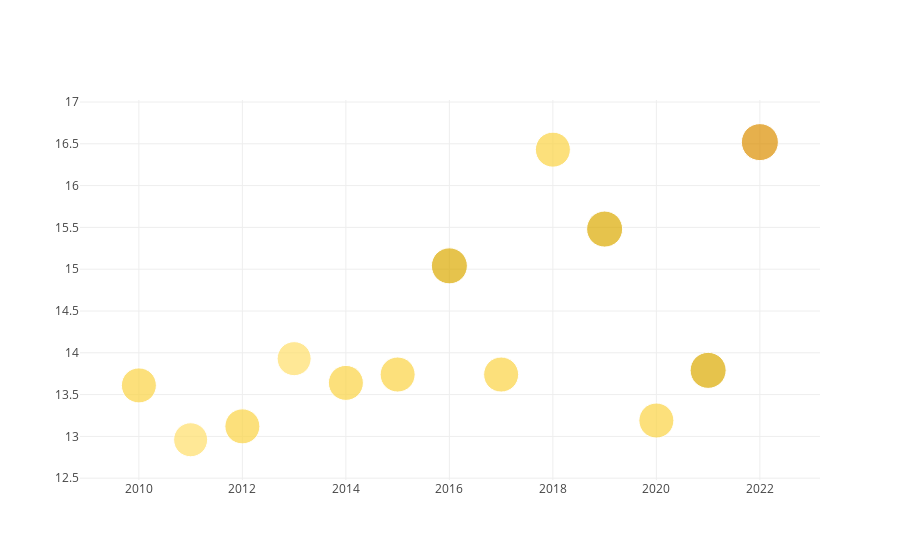

Notebook cell for this chart:
### Code cell
val dataToPlot = Scatter(
    SeqYears,
    SeqDays,
    mode = ScatterMode(ScatterMode.Markers),
    marker = Marker(
        color = Seq(Color.RGB(251, 212, 68), Color.RGB(255, 223, 106), Color.RGB(251, 212, 68), Color.RGB(255, 223, 106),
                    Color.RGB(251, 212, 68), Color.RGB(251, 212, 68), Color.RGB(220, 170, 1), Color.RGB(251, 212, 68), 
                    Color.RGB(251, 212, 68), Color.RGB(220, 170, 1), Color.RGB(251, 212, 68), Color.RGB(220, 170, 1),
                    Color.RGB(220, 143, 1)),
        size = SeqTemperature
    )
)

val aux = Seq(dataToPlot)
plot(aux)

### Figure 1 — Plotly figure (JSON) as saved in the notebook; plotly's stock layout.template omitted (floating-point values rounded to 4 significant figures)
{"data": [{"marker": {"color": ["rgb(251, 212, 68)", "rgb(255, 223, 106)", "rgb(251, 212, 68)", "rgb(255, 223, 106)", "rgb(251, 212, 68)", "rgb(251, 212, 68)", "rgb(220, 170, 1)", "rgb(251, 212, 68)", "rgb(251, 212, 68)", "rgb(220, 170, 1)", "rgb(251, 212, 68)", "rgb(220, 170, 1)", "rgb(220, 143, 1)"], "size": [35, 34, 35, 34, 35, 35, 36, 35, 35, 36, 35, 36, 37]}, "mode": "markers", "type": "scatter", "x": [2010, 2011, 2012, 2013, 2014, 2015, 2016, 2017, 2018, 2019, 2020, 2021, 2022], "y": [13.61, 12.96, 13.12, 13.93, 13.64, 13.74, 15.04, 13.74, 16.43, 15.48, 13.19, 13.79, 16.52]}], "layout": {}}
